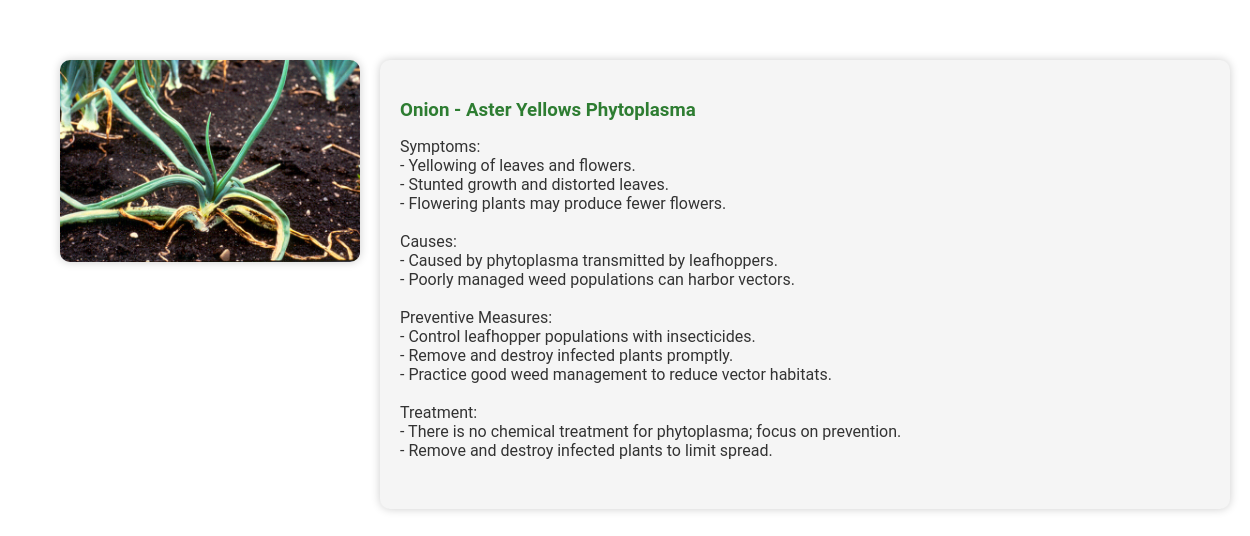
Screenshot of /disease_info/105 (signed in) with the database file from the repository.
### app.py (models this page shows)
class Plant(db.Model):
    id = db.Column(db.Integer, primary_key=True)
    name = db.Column(db.String(50), unique=True, nullable=False)
    diseases = db.relationship('Disease', backref='plant', lazy=True)

class Disease(db.Model):
    id = db.Column(db.Integer, primary_key=True)
    plant_id = db.Column(db.Integer, db.ForeignKey('plant.id'), nullable=False)
    name = db.Column(db.String(100), nullable=False)
    description = db.Column(db.Text, nullable=False)
    stage = db.Column(db.String(50), nullable=False)

### app.py (the view)
@app.route('/disease_info/<int:disease_id>', methods=['GET'])
def disease_info(disease_id):
    if 'user_id' not in session:
        return redirect(url_for('login'))
    disease = Disease.query.get_or_404(disease_id)
    return render_template('disease_info.html', disease=disease)

### templates/disease_info.html (shortened to what this page needs)
<!DOCTYPE html>
<html lang="en" class="disease-info">
<head>
    <link rel="stylesheet" type="text/css" href="{{ url_for('static', filename='css/styles.css') }}">
</head>
<body class="disease-info">
    <div class="disease-info-container">
        <div class="disease-info-top">
            <img src="{{ url_for('static', filename='images/' + disease.name.lower().replace(' ', '_') + '.png') }}" alt="{{ disease.name }}">
            <div class="disease-info-content">
                <h3>{{ disease.plant.name }} - {{ disease.name }}</h3>
                <p class="convert-br">{{ disease.description|safe }}</p>
            </div>
        </div>
    </div>
</body>
</html>

### static/css/styles.css (style rules this page uses)
html, body { font-family: 'Roboto', sans-serif; margin: 0; padding: 0; height: 100%; width: 100%; scroll-behavior: smooth; background-color: #f4f4f4; }
p { color: #555; margin-bottom: 20px; }
html.disease-info, body.disease-info { background: #fff; display: flex; justify-content: center; align-items: flex-start; padding: 20px; }
.disease-info-container { display: flex; flex-direction: column; width: 100%; max-width: 1200px; margin: 0 auto; padding: 20px; }
.disease-info-top { display: flex; align-items: flex-start; justify-content: space-between; margin-bottom: 20px; }
.disease-info-top img { max-width: 300px; height: auto; border-radius: 10px; margin-right: 20px; box-shadow: 0 0 10px rgba(0, 0, 0, 0.2); }
.disease-info-content { flex: 1; padding: 20px; background: #f5f5f5; border-radius: 10px; box-shadow: 0 0 10px rgba(0, 0, 0, 0.2); }
.disease-info-content h3 { color: #2e7d32; margin-bottom: 10px; }
.disease-info-content p { color: #333; margin-bottom: 10px; }
p { color: #333333; }

### rows the page displays
Plant: plant.name "Onion"
Disease: name "Aster Yellows Phytoplasma", description "Symptoms: - Yellowing of leaves and flowers. - Stunted growth and distorted leaves. - Flowering plants may produce fewer flowers. Causes: - Caused by phytoplasma transmitted by leafhoppers. - Poorly managed weed populations can harbor vectors. Preventive Measures: - Control leafhopper populations with insecticides. - Remove and destroy infected plants promptly. - Practice good weed management to reduce vector habitats. Treatment: - There is no chemical treatment for phytoplasma; focus on prevention. - Remove and destroy infected plants to limit spread."
